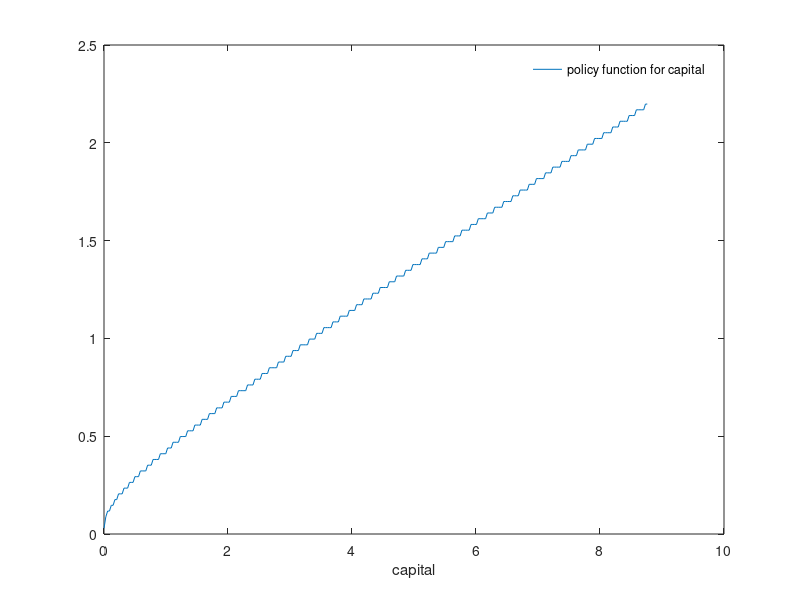
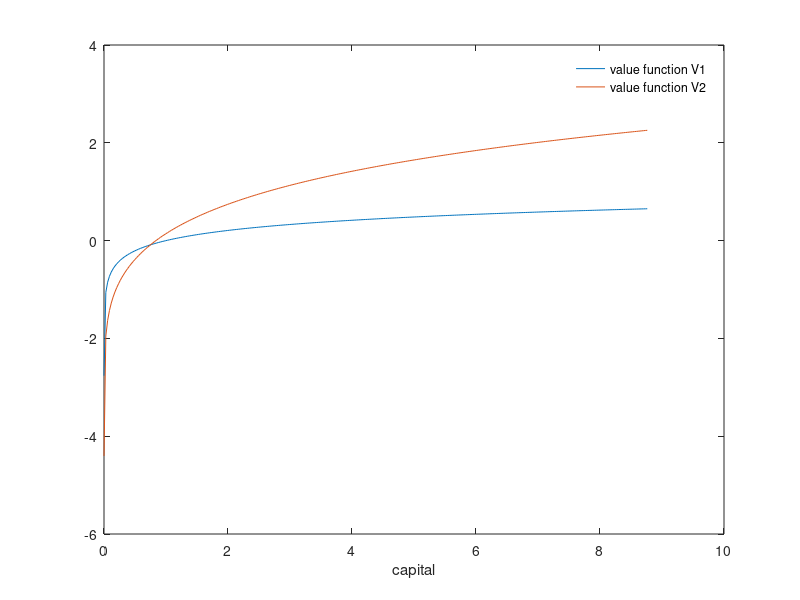
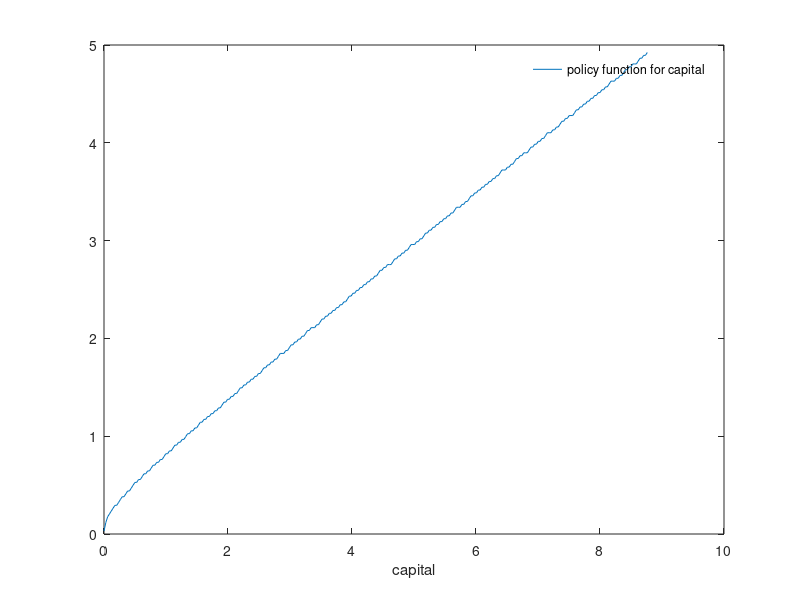
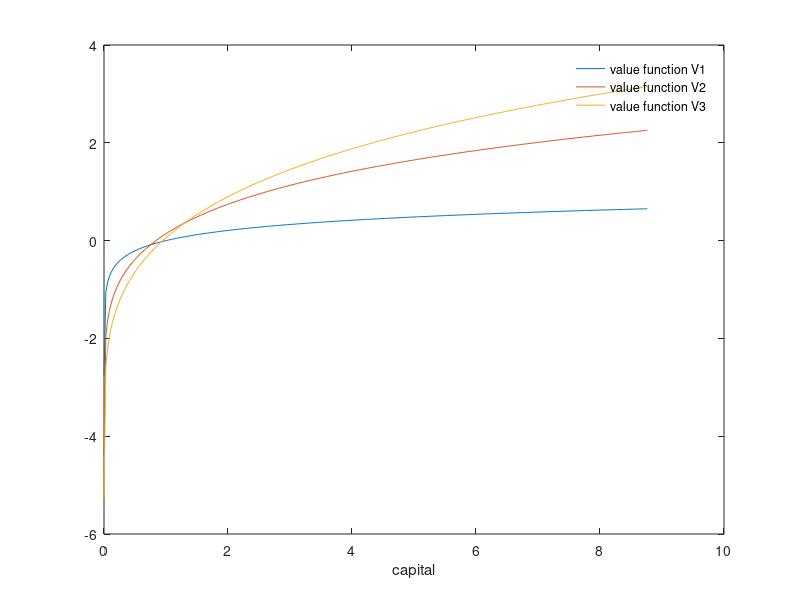

Reproduce these figures in MATLAB, in order.
%
% Setting up model
%
clear
N = 300;  % the number of gridpoint
alpha = 0.3;    % capital share of income
delta = 0.1;    % depreciation rate of capital
beta = 0.96;    % set discount factor
k_min = 0.0001; % the lower bound of initial capital
k_star = ((1/beta-1+delta)/alpha)^(1/(alpha-1));
k_max = 3*k_star; % the upper bound of initial capital
k_grid = linspace(k_min,k_max,N);   %  Discretize the state space
V_1 = alpha*log(k_grid);   % Denote value function V_1(k)
%
% Compute value and policy function V_2,g_2k
%
for i = 1:N
    for j = 1:N
        c(i,j) = k_grid(i)^alpha+(1-delta)*k_grid(i)-k_grid(j);
        if c(i,j)<0
            w(i,j)=-inf;
        else
            w(i,j)=log(c(i,j))+beta*V_1(j);
        end
    end
    [V_2(i),k_best(i)] = max(w(i,:));
end
g_2k = k_grid(k_best);
%
% Compute value and policy function V_3,g_3k
%
for i = 1:N
    for j = 1:N
        c(i,j) = k_grid(i)^alpha+(1-delta)*k_grid(i)-k_grid(j);
        if c(i,j)<0
            w(i,j)=-inf;
        else
            w(i,j)=log(c(i,j))+beta*V_2(j);
        end
    end
    [V_3(i),k_best(i)] = max(w(i,:));
end
g_3k = k_grid(k_best);
%
% ploting multiple graphs
%  
figure(1)
plot(k_grid,g_2k);
legend({'policy function for capital'},'Location','best')
legend('boxoff')
xlabel('capital');
figure(2)
plot(k_grid,V_1,k_grid,V_2)
legend({'value function V1','value function V2'},'Location','best')
legend('boxoff')
xlabel('capital');
figure(3)
plot(k_grid,g_3k)
legend({'policy function for capital'},'Location','best')
legend('boxoff')
xlabel('capital');
figure(4)
plot(k_grid,V_1,k_grid,V_2,k_grid,V_3)
legend({'value function V1','value function V2','value function V3'},'Location','best')
legend('boxoff')
xlabel('capital');
